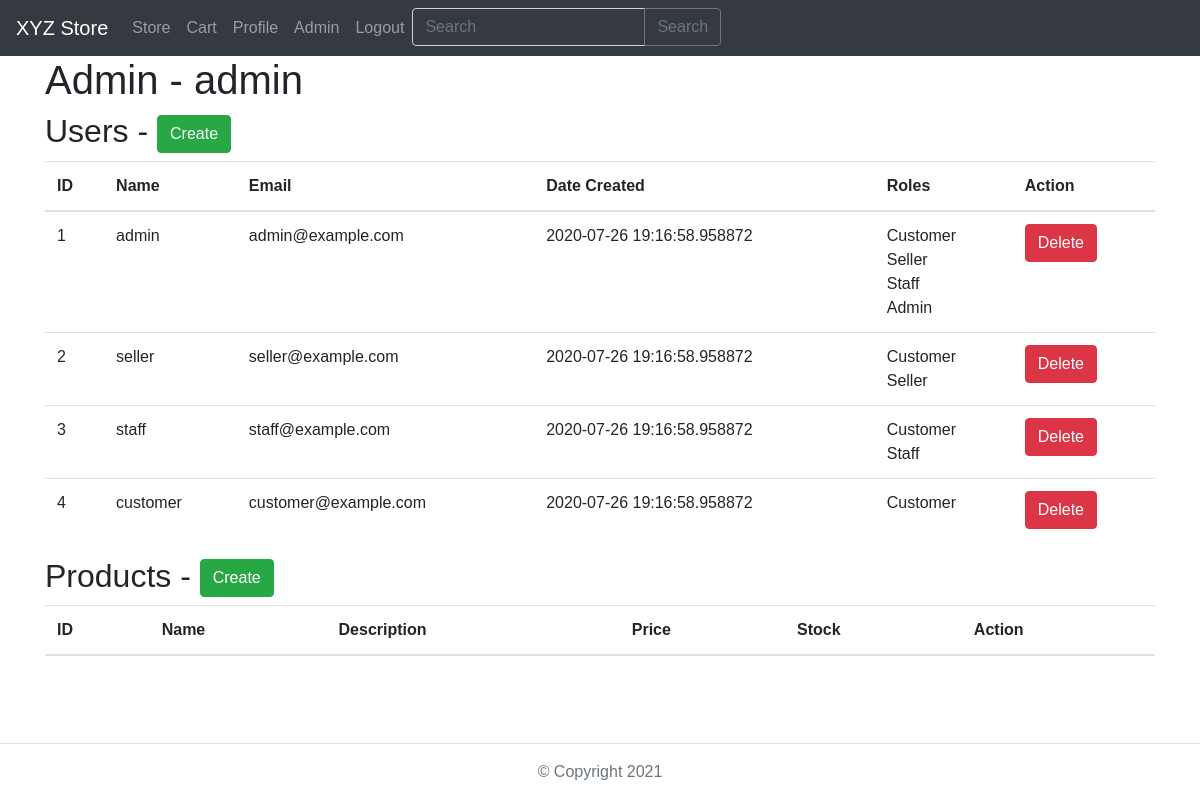
Page /admin (signed in) on the earlier database version.
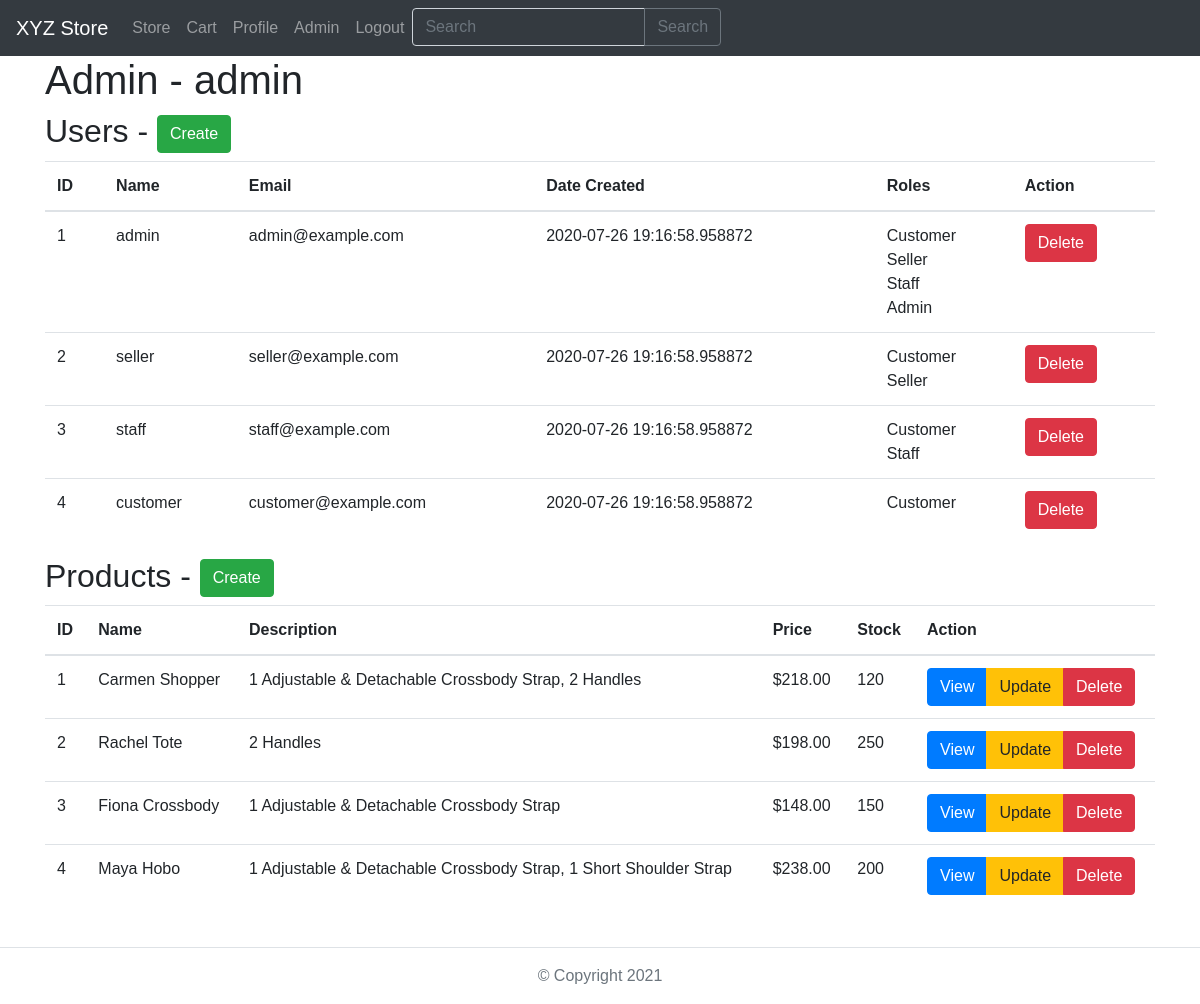
Same page on the later database version.
### classes/models.py (models this page shows, shortened)
class User(UserMixin, db.Model):
    id = db.Column(db.Integer, primary_key=True)
    username = db.Column(db.String(25), unique=True, nullable=False)
    email = db.Column(db.String(120), unique=True, nullable=False)
    password = db.Column(db.String(80), nullable=False)
    date_created = db.Column(db.DateTime, default=datetime.now)
    status = db.Column(db.Boolean(), nullable=False, default=True)
    roles = db.relationship(
        "Role",
        secondary=roles_users,
        backref=db.backref("users", lazy="dynamic"),
    )
    reviews = db.relationship("Review", backref=db.backref("user"))
    orders = db.relationship("Orders", backref=db.backref("user"))
    credit_cards = db.relationship(
        "CreditCard",
        backref=db.backref("user"),
        cascade="all, delete, delete-orphan",
    )
    addresses = db.relationship(
        "Address",
        backref=db.backref("user"),
        cascade="all, delete, delete-orphan",
    )

class Role(db.Model):
    id = db.Column(db.Integer, primary_key=True)
    name = db.Column(db.String(80), unique=True)
    description = db.Column(db.String(255))

class Product(db.Model):
    __tablename__ = "product"
    __table_args__ = {"extend_existing": True}
    product_id = db.Column(db.Integer, primary_key=True)
    product_name = db.Column(db.String(100), nullable=False)
    description = db.Column(db.String(100), nullable=False)
    image = db.Column(db.String(50), nullable=False)
    price = db.Column(db.Numeric(10, 2), nullable=False)
    quantity = db.Column(db.Integer, nullable=False)
    deleted = db.Column(db.Boolean(), default=False)
    query_class = QueryWithSoftDelete

### app.py (the view)
@app.route("/admin")
@login_required
@restricted(access_level="admin page")
def admin():
    context = {
        "current_user": current_user,
        "users": User.query.order_by(User.id).all(),
        "products": Product.query.order_by(Product.product_id).all(),
        "current_user_roles": [i.name for i in current_user.roles],
    }
    return render_template("admin.html", **context)

### app.py (called while the page is built)
def restricted(access_level):
    def decorator(func):
        @wraps(func)
        def wrapper(*args, **kwargs):
            current_user_roles = [i.name for i in current_user.roles]
            if access_level == "admin page" and not any(
                i in current_user_roles for i in ["Admin", "Seller", "Staff"]
            ):
                abort(404)
            elif access_level == "admin" and "Admin" not in current_user_roles:
                abort(404)
            elif (
                access_level == "seller" and "Seller" not in current_user_roles
            ):
                abort(404)
            elif access_level == "staff" and "Staff" not in current_user_roles:
                abort(404)
            return func(*args, **kwargs)
        return wrapper
    return decorator

@login_manager.user_loader
def load_user(user_id):
    return User.query.get(int(user_id))

### templates/admin.html (shortened to what this page needs)
{% extends "base.html" %}
{% block content %}
{% if "Admin" in current_user_roles %}
<h1>Admin - {{ current_user.username }}</h1>
{% elif "Seller" in current_user_roles %}
<h1>Seller - {{ current_user.username }}</h1>
{% elif "Staff" in current_user_roles %}
<h1>Staff - {{ current_user.username }}</h1>
{% endif %}
{% if "Admin" in current_user_roles %}
<h2>Users - <button class="btn btn-success"
    onclick="location.href='/admin/create/user'">Create</button></h2>
<div class="table-container">
  <table class="table">
    <thead>
      <tr>
        <th>ID</th>
        <th>Name</th>
        <th>Email</th>
        <th>Date Created</th>
        <th>Roles</th>
        <th>Action</th>
      </tr>
    </thead>
    <tbody>
      {% for user in users %}
      <tr {% if user.status==False %}class="strikeout" {% endif %}>
        <td>{{ user.id }}</td>
        <td>{{ user.username }}</td>
        <td>{{ user.email }}</td>
        <td>{{ user.date_created }}</td>
        <td>
          {% for roles in user.roles %}
          {{ roles.name }}<br>
          {% endfor %}
        </td>
        <td>
          <button class="btn btn-danger"
            onclick="confirm('Are you sure you want to delete this account?') && (location.href='/admin/delete/{{ user.id }}')">Delete</button>
        </td>
      </tr>
      {% endfor %}
    </tbody>
  </table>
</div>
{% endif %}
{% if ("Seller" or "Staff") in current_user_roles %}
<h2>Products - {% if "Seller" in current_user_roles %}<button
    class="btn btn-success"
    onclick="location.href='/products/new'">Create</button>{% endif %}</h2>
<div class="table-container">
  <table class="table">
    <thead>
      <tr>
        <th>ID</th>
        <th>Name</th>
        <th>Description</th>
        <th>Price</th>
        <th>Stock</th>
        <th>Action</th>
      </tr>
    </thead>
    <tbody>
      {% for product in products %}
      <tr>
        <td>{{ product.product_id }}</td>
        <td>{{ product.product_name }}</td>
        <td>{{ product.description }}</td>
        <td>${{ product.price }}</td>
        <td>{{ product.quantity }}</td>
        <td>
          <div class="btn-group">
            <button class="btn btn-primary"
              onclick="location.href='/product/{{ product.product_id }}'">
              View</button>
            {% if "Seller" in current_user_roles %}
            <button class="btn btn-warning"
              onclick="location.href='/products/{{ product.product_id }}/update'">
              Update</button>
            <button class="btn btn-danger"
              onclick="confirm('Are you sure you want to delete this product?') && (location.href='/products/{{ product.product_id }}/delete')">
              Delete</button>
            {% endif %}
          </div>
        </td>
      </tr>
      {% endfor %}
    </tbody>
  </table>
</div>
</div>
{% endif %}
{% endblock %}

Differences in the rows shown:
added Product: product_id "1", product_name "Carmen Shopper", description "1 Adjustable & Detachable Crossbody Strap, 2 Handles", price "218.00", quantity "120"
added Product: product_id "2", product_name "Rachel Tote", description "2 Handles", price "198.00", quantity "250"
added Product: product_id "3", product_name "Fiona Crossbody", description "1 Adjustable & Detachable Crossbody Strap", price "148.00", quantity "150"
added Product: product_id "4", product_name "Maya Hobo", description "1 Adjustable & Detachable Crossbody Strap, 1 Short Shoulder Strap", price "238.00", quantity "200"
